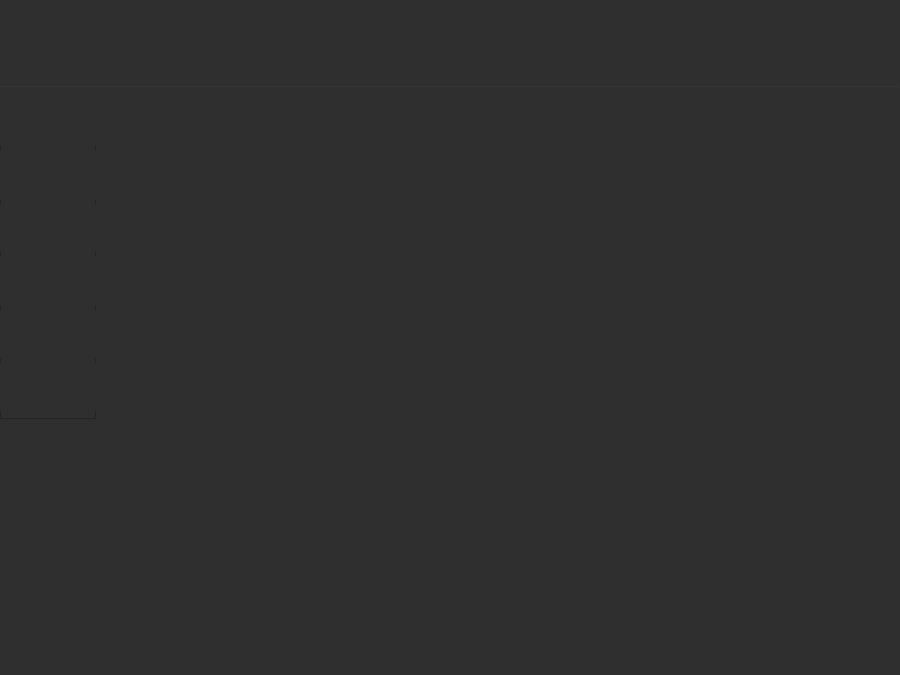
<?xml version="1.0" encoding="UTF-8"?>
<ui version="4.0">
 <class>MainMenu</class>
 <widget class="QMainWindow" name="MainMenu">
  <property name="geometry">
   <rect>
    <x>0</x>
    <y>0</y>
    <width>900</width>
    <height>675</height>
   </rect>
  </property>
  <property name="windowTitle">
   <string>Главное меню</string>
  </property>
  <property name="styleSheet">
   <string notr="true">QWidget{background-color: rgb(47, 47, 47)}</string>
  </property>
  <widget class="QWidget" name="centralwidget">
   <widget class="QFrame" name="frame">
    <property name="geometry">
     <rect>
      <x>0</x>
      <y>98</y>
      <width>96</width>
      <height>321</height>
     </rect>
    </property>
    <property name="frameShape">
     <enum>QFrame::StyledPanel</enum>
    </property>
    <property name="frameShadow">
     <enum>QFrame::Raised</enum>
    </property>
    <widget class="QPushButton" name="home">
     <property name="geometry">
      <rect>
       <x>0</x>
       <y>0</y>
       <width>96</width>
       <height>48</height>
      </rect>
     </property>
     <property name="styleSheet">
      <string notr="true">QPushButton{border-width:0px; border-radius: 0px}</string>
     </property>
     <property name="text">
      <string/>
     </property>
    </widget>
    <widget class="QPushButton" name="analytics">
     <property name="geometry">
      <rect>
       <x>0</x>
       <y>53</y>
       <width>96</width>
       <height>48</height>
      </rect>
     </property>
     <property name="styleSheet">
      <string notr="true">QPushButton{border-width:0px; border-radius: 0px}</string>
     </property>
     <property name="text">
      <string/>
     </property>
    </widget>
    <widget class="QPushButton" name="calibration">
     <property name="geometry">
      <rect>
       <x>0</x>
       <y>106</y>
       <width>96</width>
       <height>48</height>
      </rect>
     </property>
     <property name="styleSheet">
      <string notr="true">QPushButton{border-width:0px; border-radius: 0px}</string>
     </property>
     <property name="text">
      <string/>
     </property>
    </widget>
    <widget class="QPushButton" name="news">
     <property name="geometry">
      <rect>
       <x>0</x>
       <y>159</y>
       <width>96</width>
       <height>48</height>
      </rect>
     </property>
     <property name="styleSheet">
      <string notr="true">QPushButton{border-width:0px; border-radius: 0px}</string>
     </property>
     <property name="text">
      <string/>
     </property>
    </widget>
    <widget class="QPushButton" name="settings">
     <property name="geometry">
      <rect>
       <x>0</x>
       <y>212</y>
       <width>96</width>
       <height>48</height>
      </rect>
     </property>
     <property name="mouseTracking">
      <bool>true</bool>
     </property>
     <property name="styleSheet">
      <string notr="true">QPushButton{border-width:0px; border-radius: 0px}</string>
     </property>
     <property name="text">
      <string/>
     </property>
    </widget>
    <widget class="QPushButton" name="exit">
     <property name="geometry">
      <rect>
       <x>0</x>
       <y>265</y>
       <width>96</width>
       <height>48</height>
      </rect>
     </property>
     <property name="styleSheet">
      <string notr="true">QPushButton{border-width:0px; border-radius: 0px}</string>
     </property>
     <property name="text">
      <string/>
     </property>
    </widget>
   </widget>
   <widget class="Line" name="line">
    <property name="geometry">
     <rect>
      <x>0</x>
      <y>86</y>
      <width>900</width>
      <height>1</height>
     </rect>
    </property>
    <property name="styleSheet">
     <string notr="true">Line{background-color: rgb(236, 236, 236)}</string>
    </property>
    <property name="orientation">
     <enum>Qt::Horizontal</enum>
    </property>
   </widget>
   <widget class="QLabel" name="logo_picture">
    <property name="geometry">
     <rect>
      <x>24</x>
      <y>10</y>
      <width>50</width>
      <height>50</height>
     </rect>
    </property>
    <property name="text">
     <string/>
    </property>
   </widget>
  </widget>
  <widget class="QMenuBar" name="menubar">
   <property name="geometry">
    <rect>
     <x>0</x>
     <y>0</y>
     <width>900</width>
     <height>21</height>
    </rect>
   </property>
  </widget>
  <widget class="QStatusBar" name="statusbar"/>
 </widget>
 <resources/>
 <connections/>
</ui>
